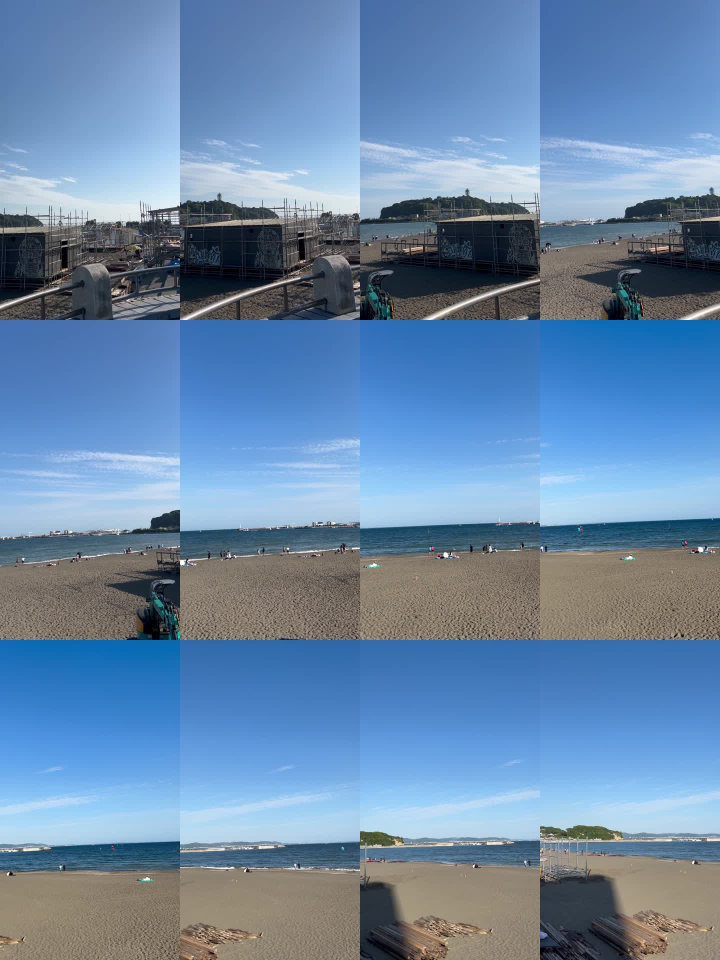
#> input picture report_assets/01_source_contact_sheet.jpg, 1440 x 1920 px, given in place of video.mp4, which was not available (shown at 1/2 size)
$ python 02_extract_camera_motion.py
#> lines starting #> are read from the running program, lines starting #| are printed output that depends on the picture; after the words box and inside, x2 and y2 are one past the last pixel; in counts of white or black regions, pixels touching at a corner belong together; pictures that were not available may be replaced by others from this repository, and a replacement may not be noted
#!/usr/bin/env python3
"""Extract approximate temporal/spatial camera-motion context with OpenCV.

This is a planning signal for matchmove, not a final camera solve.
It writes:
  context/camera_motion.json
  context/track_overlay.mp4
"""

from __future__ import annotations

import argparse
import json
import math
from pathlib import Path

import cv2
import numpy as np


def resize_for_analysis(frame: np.ndarray, max_width: int) -> tuple[np.ndarray, float]:
    height, width = frame.shape[:2]
    if width <= max_width:
        return frame, 1.0
    scale = max_width / width
    resized = cv2.resize(frame, (max_width, int(height * scale)))
    return resized, scale


def affine_to_motion(matrix: np.ndarray | None) -> dict:
    if matrix is None:
        return {"dx": None, "dy": None, "scale": None, "rotation_deg": None}
    a, b, tx = matrix[0]
    c, d, ty = matrix[1]
    scale = math.sqrt(max(0.0, a * d - b * c))
    rotation = math.degrees(math.atan2(c, a))
    return {
        "dx": float(tx),
        "dy": float(ty),
        "scale": float(scale),
        "rotation_deg": float(rotation),
    }


def draw_tracks(frame: np.ndarray, tracks: list[list[tuple[float, float]]]) -> np.ndarray:
    overlay = frame.copy()
    for track in tracks:
        if len(track) < 2:
            continue
        points = np.array(track[-20:], dtype=np.int32)
        color = (0, 255, 180)
        cv2.polylines(overlay, [points], False, color, 1, cv2.LINE_AA)
        cv2.circle(overlay, tuple(points[-1]), 2, (0, 90, 255), -1, cv2.LINE_AA)
    return overlay


# [41 lines left out: function classify_motion, not called in this run]


def main() -> None:
    parser = argparse.ArgumentParser()
    parser.add_argument("--video", default="video.mp4")
    parser.add_argument("--out", default="context")
    parser.add_argument("--step", type=int, default=10, help="Analyze every Nth frame.")
    parser.add_argument("--max-width", type=int, default=720)
    args = parser.parse_args()

    out_dir = Path(args.out)
    out_dir.mkdir(parents=True, exist_ok=True)

    cap = cv2.VideoCapture(args.video)
    if not cap.isOpened():
        raise SystemExit(f"Could not open {args.video}")

    fps = cap.get(cv2.CAP_PROP_FPS) or 30.0
    frame_count = int(cap.get(cv2.CAP_PROP_FRAME_COUNT) or 0)
    width = int(cap.get(cv2.CAP_PROP_FRAME_WIDTH) or 0)
    height = int(cap.get(cv2.CAP_PROP_FRAME_HEIGHT) or 0)

    ok, first = cap.read()
#> first is the input picture: shape (1920, 1440, 3); mean B, G, R 169.1, 136.1, 105.8
    if not ok:
        raise SystemExit("Could not read first frame")
    first, scale = resize_for_analysis(first, args.max_width)
#> in resize_for_analysis, `resized = cv2.resize(frame, (max_width, int(height * scale)))`:
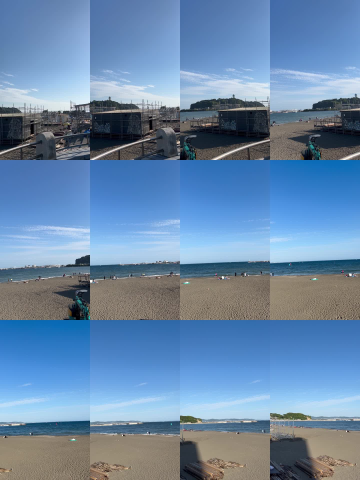
#> resized: shape (960, 720, 3) (shown at 1/2 size); mean B, G, R 169.2, 136.2, 105.8
#> scale = 0.5
    prev_gray = cv2.cvtColor(first, cv2.COLOR_BGR2GRAY)
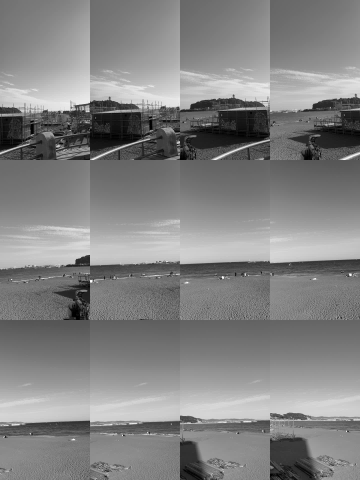
#> prev_gray: shape (960, 720) (shown at 1/2 size); min 0, max 255, mean 130.9
    prev_pts = cv2.goodFeaturesToTrack(
        prev_gray,
        maxCorners=900,
        qualityLevel=0.01,
        minDistance=9,
        blockSize=7,
    )
#> prev_pts = 900 rows, first 8: [183, 562], [700, 549], [445, 555], [177, 512], [357, 285], [164, 217], [177, 221], [246, 869]
    tracks: list[list[tuple[float, float]]] = []
    if prev_pts is not None:
        tracks = [[tuple(point.ravel())] for point in prev_pts]
#> tracks = 900 items

    overlay_path = out_dir / "track_overlay.mp4"
    writer = cv2.VideoWriter(
        str(overlay_path),
        cv2.VideoWriter_fourcc(*"mp4v"),
        max(1.0, fps / args.step),
        (first.shape[1], first.shape[0]),
    )
    writer.write(draw_tracks(first, tracks))
#> the loop in draw_tracks, `for track in tracks:` made 900 passes

    rows = []
    frame_idx = 0
    analyzed_idx = 0
    cumulative_dx = 0.0
    cumulative_dy = 0.0

    while True:
        target = frame_idx + args.step
        cap.set(cv2.CAP_PROP_POS_FRAMES, target)
        ok, frame = cap.read()
        if not ok:
            break
        frame_idx = target
        analyzed_idx += 1

        frame, _ = resize_for_analysis(frame, args.max_width)
        gray = cv2.cvtColor(frame, cv2.COLOR_BGR2GRAY)

        if prev_pts is None or len(prev_pts) < 40:
            prev_pts = cv2.goodFeaturesToTrack(
                prev_gray,
                maxCorners=900,
                qualityLevel=0.01,
                minDistance=9,
                blockSize=7,
            )
            tracks = [[tuple(point.ravel())] for point in prev_pts] if prev_pts is not None else []

        next_pts, status, _ = cv2.calcOpticalFlowPyrLK(
            prev_gray,
            gray,
            prev_pts,
            None,
            winSize=(21, 21),
            maxLevel=3,
            criteria=(cv2.TERM_CRITERIA_EPS | cv2.TERM_CRITERIA_COUNT, 30, 0.01),
        )
#> next_pts has the same summary as prev_pts; status = 900 values from 1 to 1
        if next_pts is None or status is None:
            prev_gray = gray
            prev_pts = None
            continue

        good_prev = prev_pts[status.ravel() == 1]
#> good_prev has the same summary as prev_pts
        good_next = next_pts[status.ravel() == 1]
#> good_next has the same summary as prev_pts
        matrix, inlier_mask = cv2.estimateAffinePartial2D(
            good_prev,
            good_next,
            method=cv2.RANSAC,
            ransacReprojThreshold=3.0,
        )
#> matrix = [[1, 0, 0], [0, 1, 0]]; inlier_mask = 900 values from 1 to 1
        inliers = int(inlier_mask.sum()) if inlier_mask is not None else 0
#> inliers = 900
        motion = affine_to_motion(matrix)
#> in affine_to_motion, `a, b, tx = matrix[0]`: a = 1; b = 0
#> in affine_to_motion, `c, d, ty = matrix[1]`: d = 1; ty = 0
#> in affine_to_motion, `scale = math.sqrt(max(0.0, a * d - b * c))`: scale = 1
#> in affine_to_motion, `rotation = math.degrees(math.atan2(c, a))`: rotation = 0
#> motion = {'dx': 0, 'dy': 0, 'scale': 1, 'rotation_deg': 0}
        if motion["dx"] is not None:
            cumulative_dx += motion["dx"]
#> cumulative_dx = 0
            cumulative_dy += motion["dy"]
#> cumulative_dy = 0

        new_tracks: list[list[tuple[float, float]]] = []
        for track, good, status_value in zip(tracks, next_pts, status.ravel()):
            if status_value == 1:
                track.append(tuple(good.ravel()))
                new_tracks.append(track)
#> this loop made 900 passes
#> after the loop, new_tracks = 900 items
        tracks = new_tracks

        rows.append(
            {
                "frame": frame_idx,
                "timestamp_sec": frame_idx / fps,
                "tracked_points": int(len(good_next)),
                "inliers": inliers,
                "motion": motion,
                "cumulative_dx": cumulative_dx,
                "cumulative_dy": cumulative_dy,
            }
        )

        writer.write(draw_tracks(frame, tracks))
#> the loop in draw_tracks (call 2), `for track in tracks:` made 900 passes
#> points on passes 1 to 3: [[183, 562], [183, 562]], [[700, 549], [700, 549]], [[445, 555], [445, 555]]
#> after the loop in draw_tracks (call 2), `for track in tracks:`:
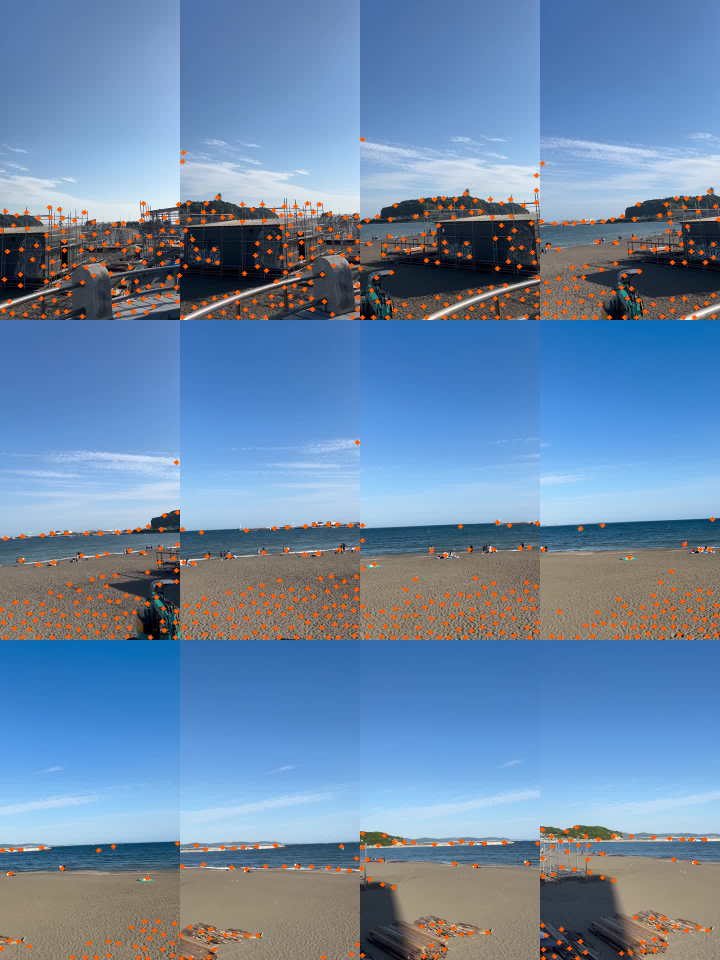
#> overlay: shape (960, 720, 3); 3.51% of pixels changed, all inside (x1, y1, x2, y2) = (0, 137, 720, 960)
        prev_gray = gray
        prev_pts = good_next.reshape(-1, 1, 2)

    cap.release()
    writer.release()

    summary = {
        "source_video": args.video,
        "frame_count": frame_count,
        "fps": fps,
        "original_width": width,
        "original_height": height,
        "analysis_scale": scale,
        "analysis_step_frames": args.step,
        "analysis_step_seconds": args.step / fps,
        "motion_classification": classify_motion(rows),
        "tracking_quality": {
            "median_tracked_points": float(np.median([r["tracked_points"] for r in rows]))
            if rows
            else 0.0,
            "median_inliers": float(np.median([r["inliers"] for r in rows])) if rows else 0.0,
            "low_inlier_steps": sum(1 for r in rows if r["inliers"] < 20),
            "analyzed_steps": len(rows),
        },
        "per_step": rows,
        "overlay_video": str(overlay_path),
        "interpretation_notes": [
            "Use this as a rough motion/trackability report only.",
            "Final camera parameters should come from Blender camera tracking, COLMAP/pycolmap, or another SfM solver.",
            "Low inliers around sky/water frames are expected because those areas have weak stable texture.",
        ],
    }

    out_path = out_dir / "camera_motion.json"
    out_path.write_text(json.dumps(summary, indent=2), encoding="utf-8")
    print(f"Wrote {out_path}")
    print(f"Wrote {overlay_path}")
    print(summary["motion_classification"])


if __name__ == "__main__":
    main()

$ run again, on report_assets/02_track_overlay_05s.jpg
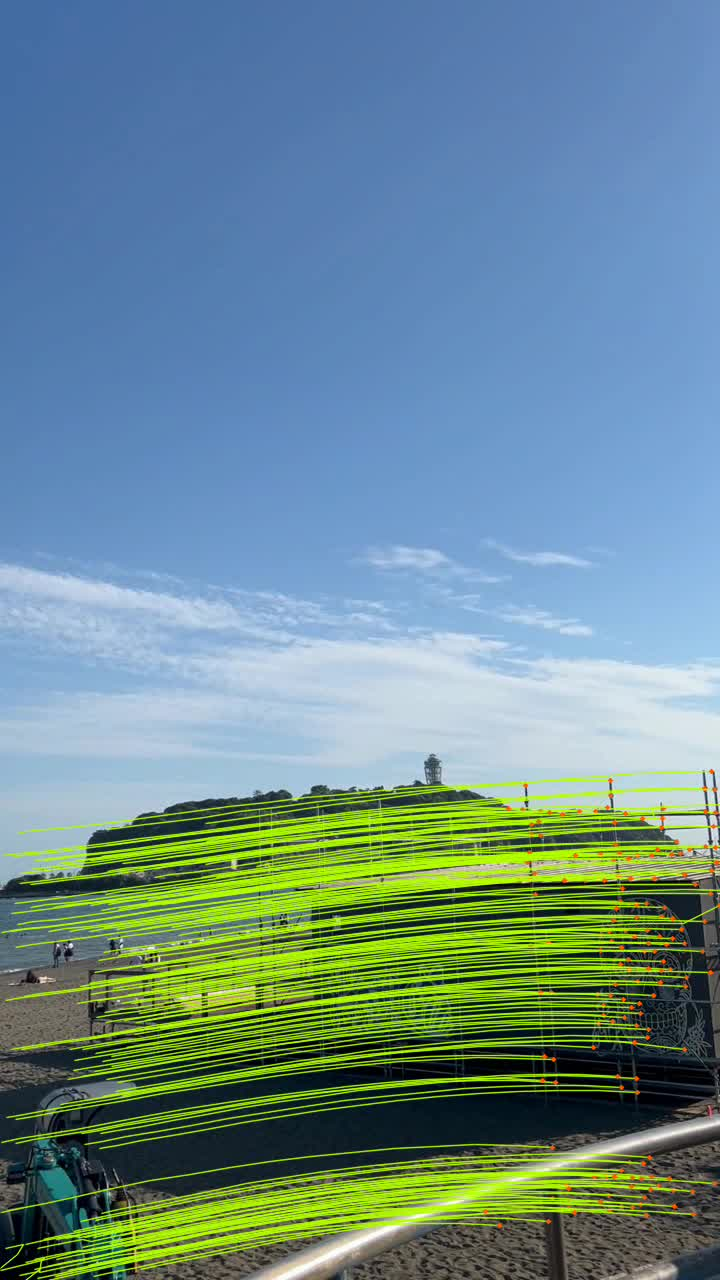
#> input picture report_assets/02_track_overlay_05s.jpg, 720 x 1280 px, given in place of video.mp4, which was not available
#> in main, first is the input picture: shape (1280, 720, 3); mean B, G, R 142.3, 139.9, 107.1
#> in main, `first, scale = resize_for_analysis(first, args.max_width)`: scale = 1
#> in main, `prev_gray = cv2.cvtColor(first, cv2.COLOR_BGR2GRAY)`:
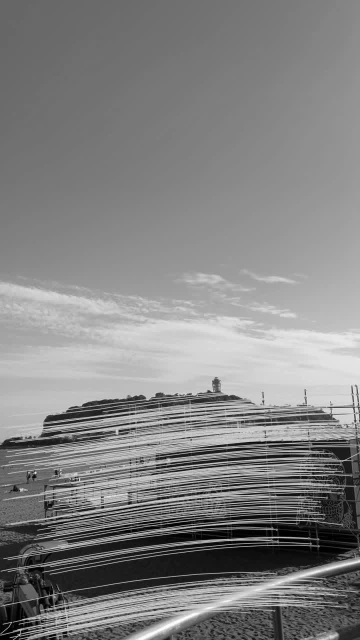
#> prev_gray: shape (1280, 720) (shown at 1/2 size); min 0, max 255, mean 130.3
#> prev_pts = 900 rows, first 8: [42, 1263], [108, 1187], [155, 958], [70, 945], [21, 1246], [610, 807], [42, 980], [705, 810]
#> tracks = 900 items
#> the loop in draw_tracks, `for track in tracks:` made 900 passes
#> next_pts has the same summary as prev_pts; status = 900 values from 1 to 1
#> good_prev has the same summary as prev_pts
#> good_next has the same summary as prev_pts
#> matrix = [[1, 7.91e-19, 2.07e-14], [-7.91e-19, 1, 5.5e-14]]; inlier_mask = 900 values from 1 to 1
#> inliers = 900
#> a = 1; b = 7.91e-19; tx = 2.07e-14
#> c = -7.91e-19; d = 1; ty = 5.5e-14
#> in affine_to_motion, `scale = math.sqrt(max(0.0, a * d - b * c))`: scale = 1
#> rotation = -4.53e-17
#> motion = {'dx': 2.07e-14, 'dy': 5.5e-14, 'scale': 1, 'rotation_deg': -4.53e-17}
#> cumulative_dx = 2.07e-14
#> cumulative_dy = 5.5e-14
#> the loop in main, `for track, good, status_value in zip(tracks, next_pts, status.ravel()):` made 900 passes
#> after the loop in main, `for track, good, status_value in zip(tracks, next_pts, status.ravel()):`: new_tracks = 900 items
#> the loop in draw_tracks (call 2), `for track in tracks:` made 900 passes
#> points on passes 1 to 3: [[42, 1263], [42, 1263]], [[108, 1187], [108, 1187]], [[155, 958], [155, 958]]
#> after the loop in draw_tracks (call 2), `for track in tracks:`:
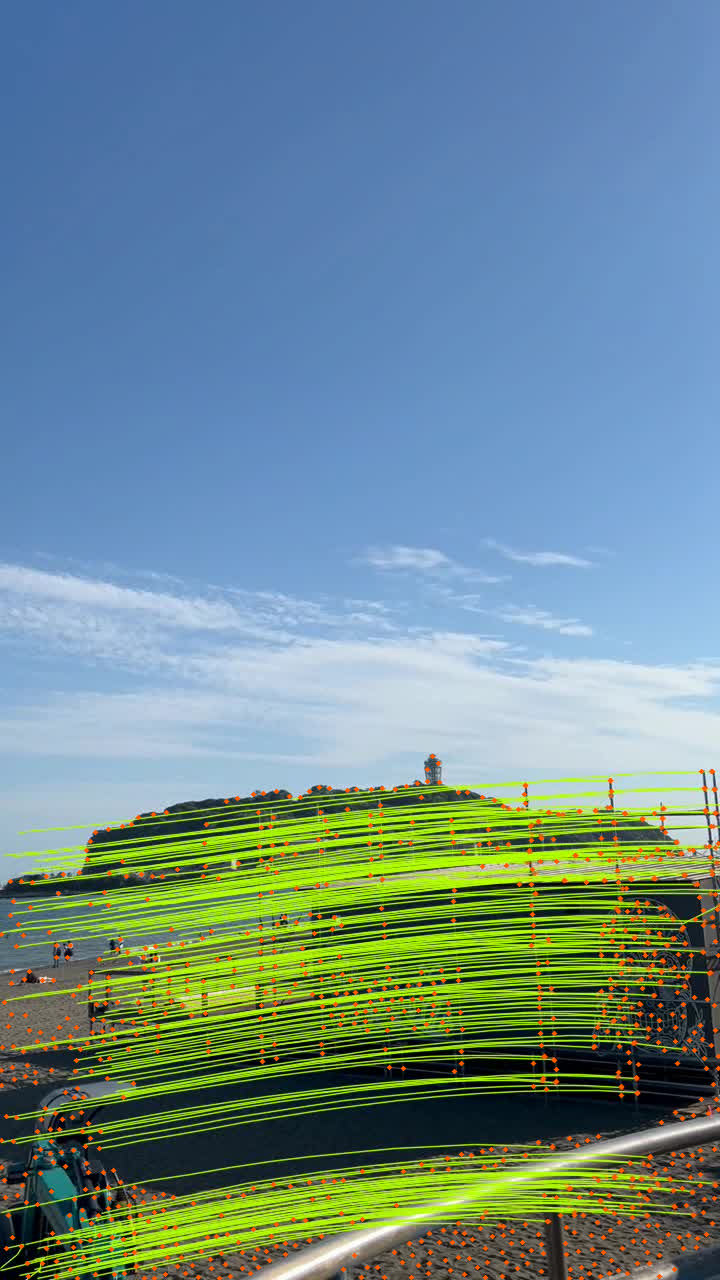
#> overlay: shape (1280, 720, 3); 2.62% of pixels changed, all inside (x1, y1, x2, y2) = (0, 754, 720, 1280)

$ run again, on report_assets/03_track_overlay_14s.jpg
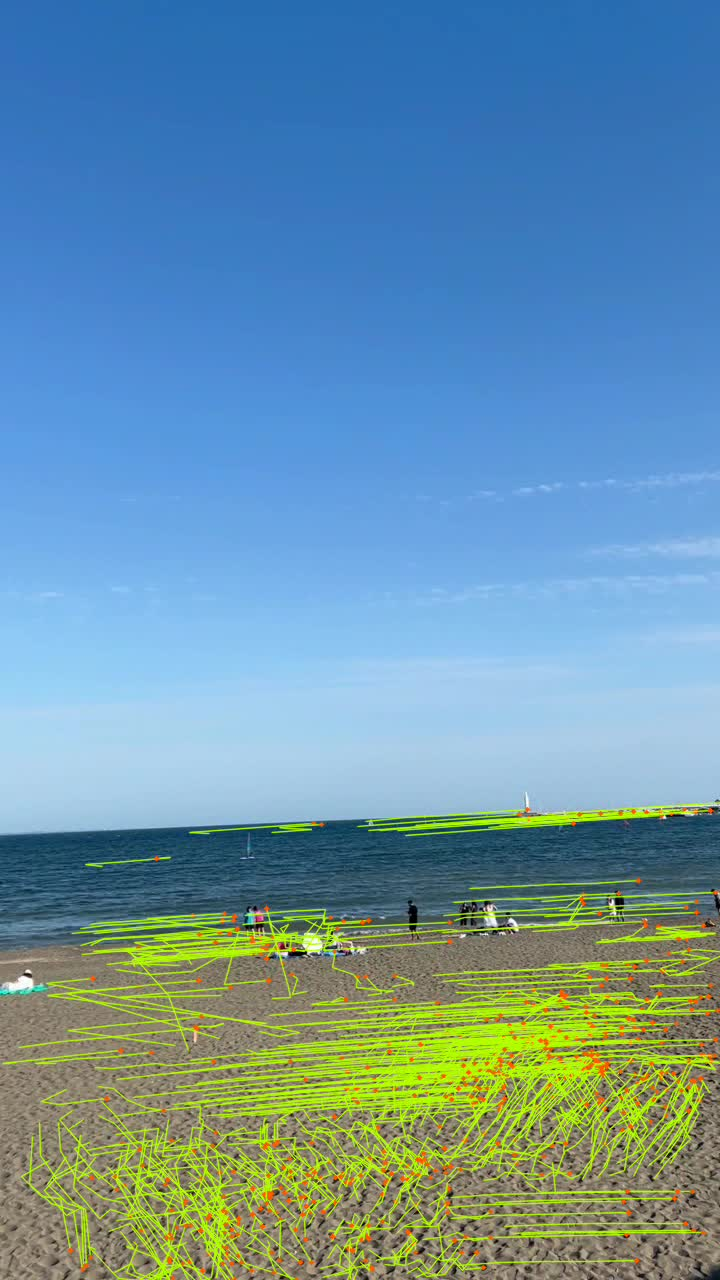
#> input picture report_assets/03_track_overlay_14s.jpg, 720 x 1280 px, given in place of video.mp4, which was not available
#> in main, first is the input picture: shape (1280, 720, 3); mean B, G, R 165.3, 147.7, 106.1
#> in main, `first, scale = resize_for_analysis(first, args.max_width)`: scale = 1
#> in main, `prev_gray = cv2.cvtColor(first, cv2.COLOR_BGR2GRAY)`:
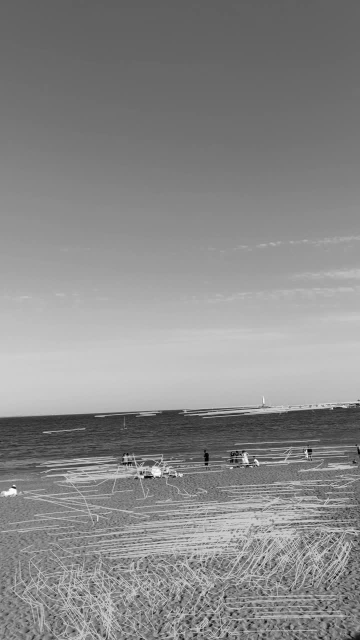
#> prev_gray: shape (1280, 720) (shown at 1/2 size); min 0, max 255, mean 137.2
#> prev_pts = 900 rows, first 8: [618, 911], [307, 954], [283, 946], [615, 899], [484, 910], [510, 921], [324, 922], [290, 953]
#> tracks = 900 items
#> the loop in draw_tracks, `for track in tracks:` made 900 passes
#> next_pts has the same summary as prev_pts; status = 900 values from 1 to 1
#> good_prev has the same summary as prev_pts
#> good_next has the same summary as prev_pts
#> matrix = [[1, 0, 0], [0, 1, 0]]; inlier_mask = 900 values from 1 to 1
#> inliers = 900
#> a = 1; b = 0
#> d = 1; ty = 0
#> in affine_to_motion, `scale = math.sqrt(max(0.0, a * d - b * c))`: scale = 1
#> rotation = 0
#> motion = {'dx': 0, 'dy': 0, 'scale': 1, 'rotation_deg': 0}
#> cumulative_dx = 0
#> the loop in main, `for track, good, status_value in zip(tracks, next_pts, status.ravel()):` made 900 passes
#> after the loop in main, `for track, good, status_value in zip(tracks, next_pts, status.ravel()):`: new_tracks = 900 items
#> the loop in draw_tracks (call 2), `for track in tracks:` made 900 passes
#> points on passes 1 to 3: [[618, 911], [618, 911]], [[307, 954], [307, 954]], [[283, 946], [283, 946]]
#> after the loop in draw_tracks (call 2), `for track in tracks:`:
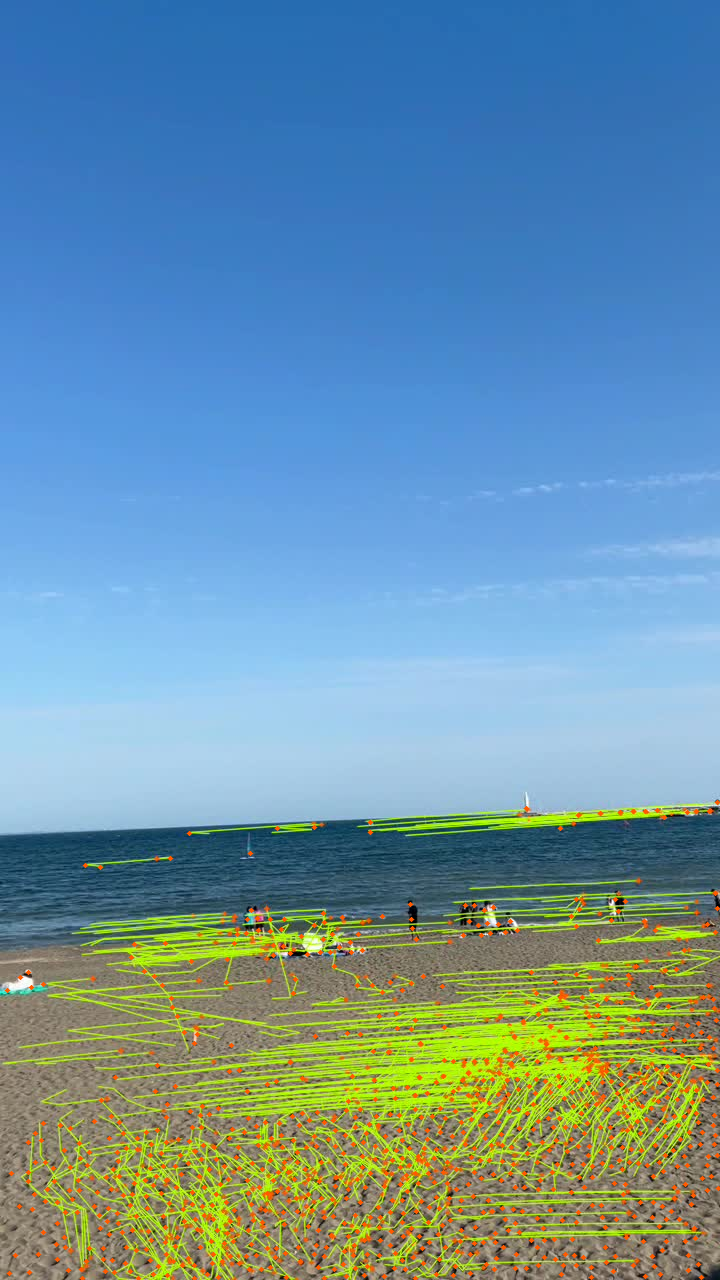
#> overlay: shape (1280, 720, 3); 2.62% of pixels changed, all inside (x1, y1, x2, y2) = (4, 800, 720, 1280)
